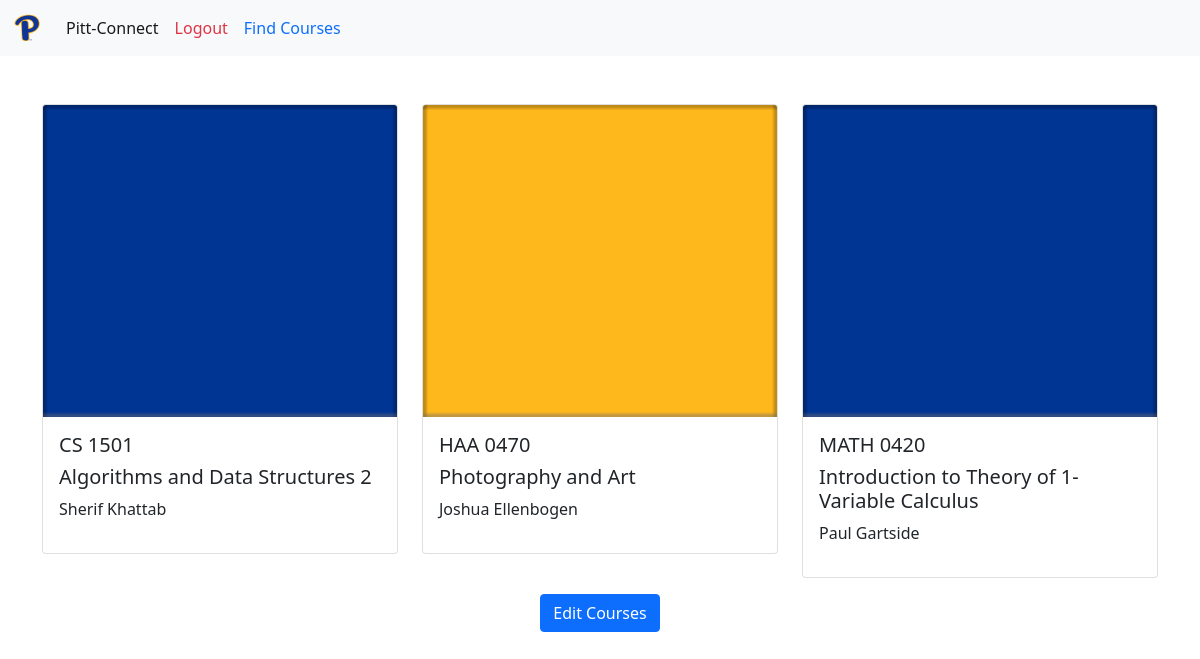
The app's page / (signed in), older data.
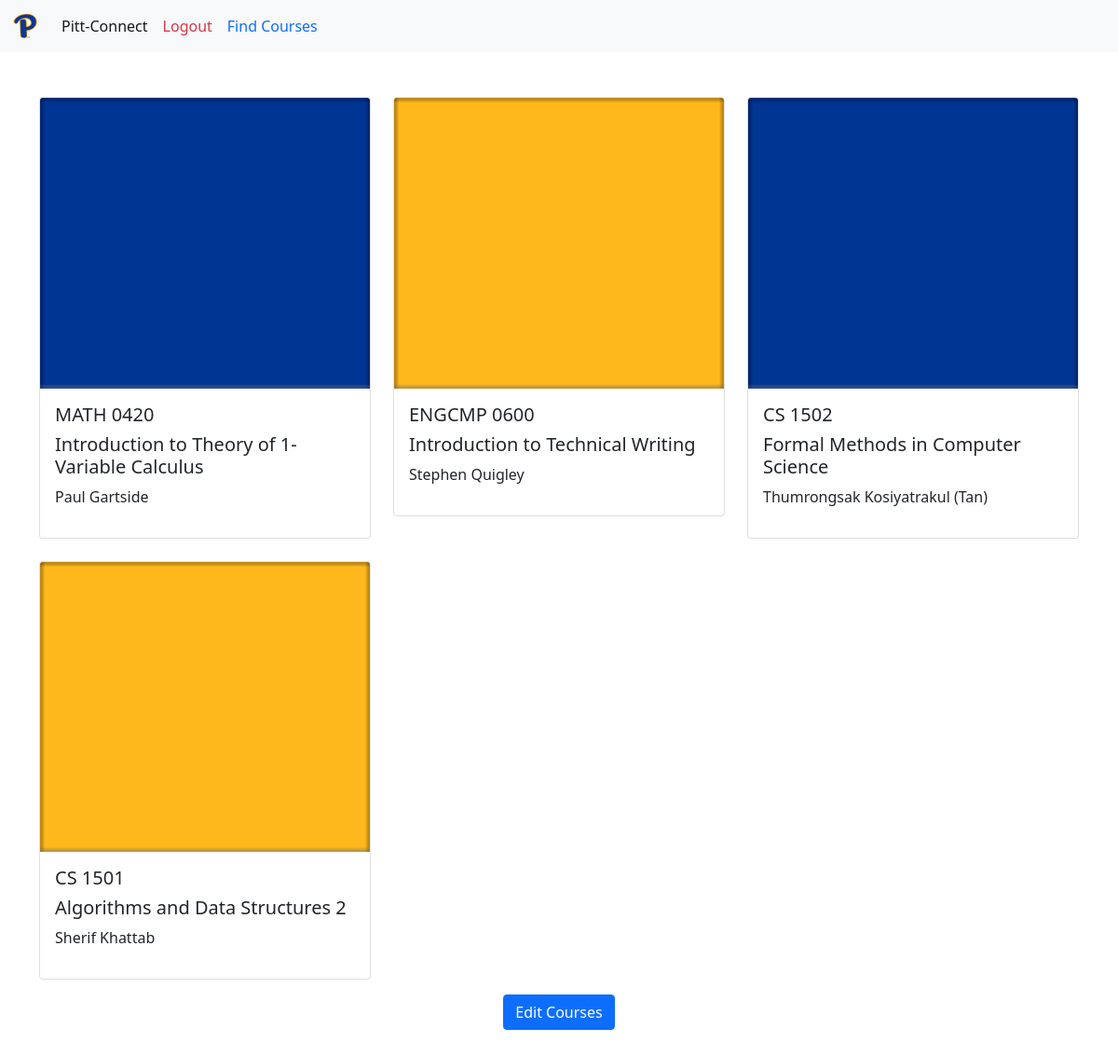
The same page, newer data.
### main/models.py (models this page shows)
class Class(models.Model):
    department = models.CharField(max_length=8)
    code = models.CharField(max_length=20)
    name = models.CharField(max_length=100)
    instructor = models.CharField(max_length=50)
    SPRING = "SP"
    SUMMER = "SM"
    FALL = "FL"
    TERM_CHOICES = [
        (SPRING, "Spring"),
        (SUMMER, "Summer"),
        (FALL, "Fall"),
    ]
    term = models.CharField(
        max_length = 2,
        choices = TERM_CHOICES,
    )
    year = models.IntegerField(default=2021)
    lecture_days = models.CharField(max_length = 30)
    lecture_time = models.CharField(max_length=100)
    recitation_days = models.CharField(max_length = 30,blank=True)
    recitation_time = models.CharField(max_length=100,blank=True)
    office_days = models.CharField(max_length = 30,blank=True)
    office_time = models.CharField(max_length=100,blank=True)
    zoom = models.CharField(max_length=300,blank=True)
    discord = models.CharField(max_length=300,blank=True)
    slack = models.CharField(max_length=300,blank=True)
    groupme = models.CharField(max_length=300,blank=True)
    tophat = models.CharField(max_length=300,blank=True)
    canvas = models.CharField(max_length=300,blank=True)
    gradescope = models.CharField(max_length=300,blank=True)

### main/views.py (the view)
# urls.py: path('', views.index, name='index'),
def index(request):
    if request.user.is_authenticated:
        classes = []
        for class_id in request.user.profile.classes.split(','):
            if class_id:
                classes.append(Class.objects.get(pk=int(class_id)))
        context = { 'classes' : classes }
        return render(request, 'main/index.html', context)
    else:
        return render(request, 'main/welcome.html', {})

### main/templates/main/index.html (shortened to what this page needs)
{% load static %}
<!DOCTYPE html>
<html lang="en" dir="ltr">
  <head>
      <link href="https://cdn.jsdelivr.net/npm/bootstrap@5.0.0-beta2/dist/css/bootstrap.min.css" rel="stylesheet">
      <link rel="stylesheet" href="{% static 'css/index.css' %}">
  </head>
  <body>
    <nav class="navbar navbar-expand-lg navbar-light bg-light">
      <div class="container-fluid">
        <a class="navbar-brand" href="#">
            <img src="{% static 'pLogo.png' %}" alt="" width="30px" class="d-inline-block align-top">
        </a>
        <ul class="navbar-nav">
          <li class="nav-item">
              <a class="nav-link active" aria-current="page" href="{% url 'index' %}">Pitt-Connect</a>
          </li>
        </ul>
        <div class="collapse navbar-collapse" id="navbarNav">
          <ul class="navbar-nav me-auto">
            <li class="nav-item">
                <a class="nav-link link-danger" aria-current="page" href="{% url 'logout' %}" style="color: #dc3545;">Logout</a>
            </li>
            <li class="nav-item">
                <a href="{% url 'search' %}" class="nav-link link-primary" style="color: #0d6efd;">Find Courses</a>
            </li>
          </ul>
        </div>
      </div>
    </nav>
    {% if user.profile.classes %}
    <div class="container mx-auto my-5">
      <div class="row g-4">
        {% for class in classes %}
          <div class="col-12 col-md-6 col-lg-4 align-items-stretch">
            <div class="card">
              {% ifequal forloop.counter0|divisibleby:"2" True %}
              <img src="{% static '100w/blueSquare.png' %}" class="card-img-top" alt="...">
              {% else %}
              <img src="{% static '100w/yellowSquare.png' %}" class="card-img-top" alt="...">
              {% endifequal %}
              <div class="card-body">
                <a href="{% url 'class_page' class.id %}" class="remove-style">
                  <h5 class="card-title">{{ class.department }} {{ class.code }}</h5>
                <h5 class="card-title">{{ class.name }}</h5>
                <p class="card-text">
                  {{ class.instructor }}
                </p>
                </a>
              </div>
            </div>
          </div>
        {% endfor %}
      </div>
      <div class="d-flex justify-content-center my-3"><button type="button" class="btn btn-primary" name="button" id="edit-btn">Edit Courses</button></div>
    </div>
    {% else %}
    <a href="{% url 'search' %}">
      <div class="d-flex justify-content-center my-3">
          <button type="button" class="btn btn-primary" name="button" id="edit-btn">Add Courses</button>
      </div>
    </a>
    {% endif %}
  </body>
</html>

### static/css/index.css (style rules this page uses)
.remove-style { text-decoration: none; color: inherit; }

Row changes from the older to the newer data that the page shows:
no longer on this page (row unchanged): Class: department "HAA", code "0470", name "Photography and Art", instructor "Joshua Ellenbogen"
shown differently, row unchanged: Class "MATH": moves up the list
now on this page (row unchanged): Class: department "ENGCMP", code "0600", name "Introduction to Technical Writing", instructor "Stephen Quigley"
now on this page (row unchanged): Class: department "CS", code "1502", name "Formal Methods in Computer Science", instructor "Thumrongsak Kosiyatrakul (Tan)"
changed through a linked row, Class "Algorithms and Data Structures 2": classes: picture added; classes: picture removed
